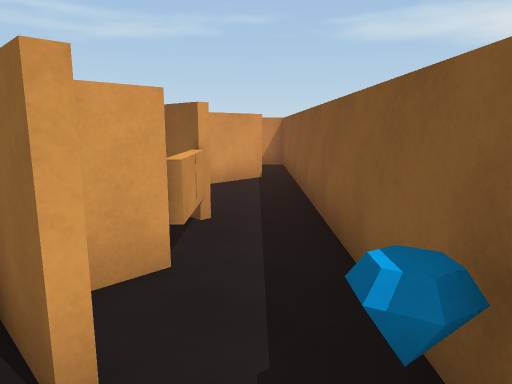
View 1 (above)

16 first-person views from a walk through a scene from a Unity 3-D project. The camera is 1.4 m above the floor, tilts 10° down and sees 70° across. The floor is counted in squares, 1 m on a side. Each view is taken from the middle of a square. On the plan, view 1 faces up. The plan holds only what a view shows up to about 16 squares ahead; the rest is blank. Some animated figures are left out.

View 2
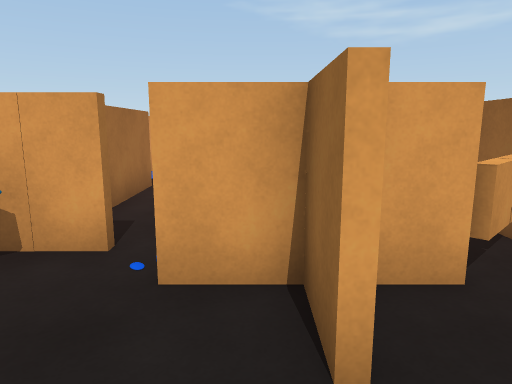

View 3
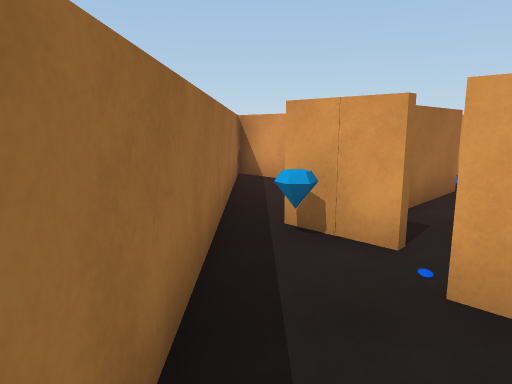

View 4
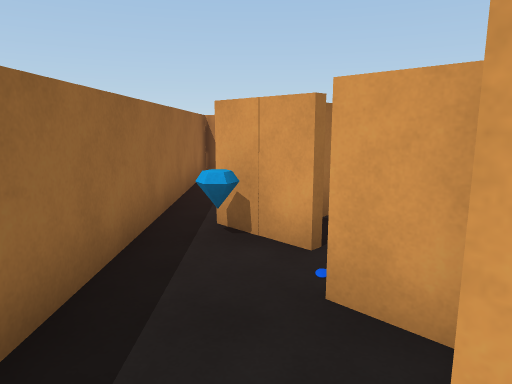

View 5
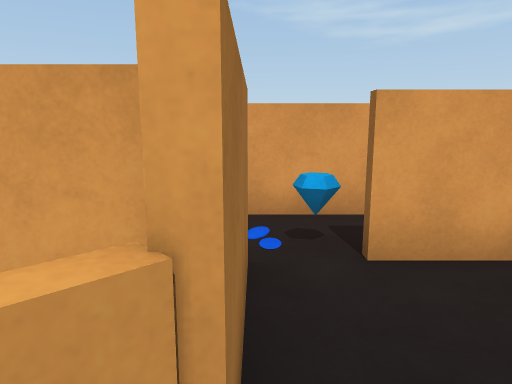

View 6
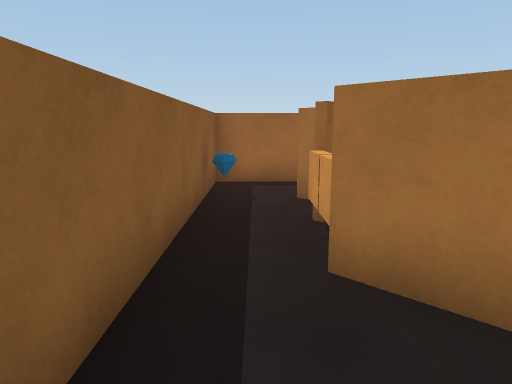

View 7
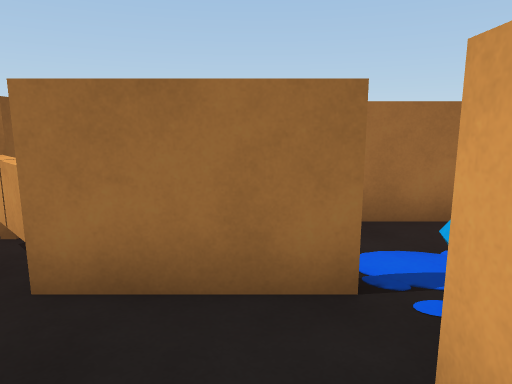

View 8
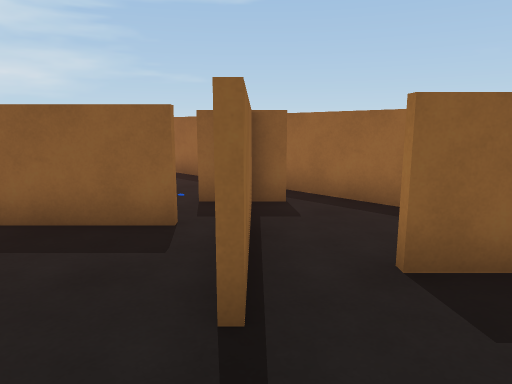

View 9
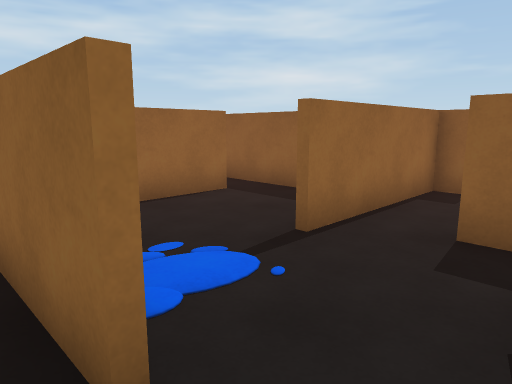

View 10
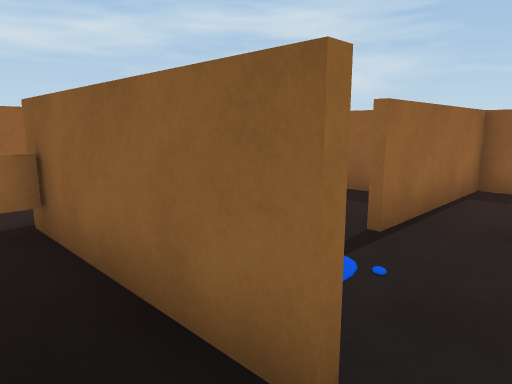

View 11
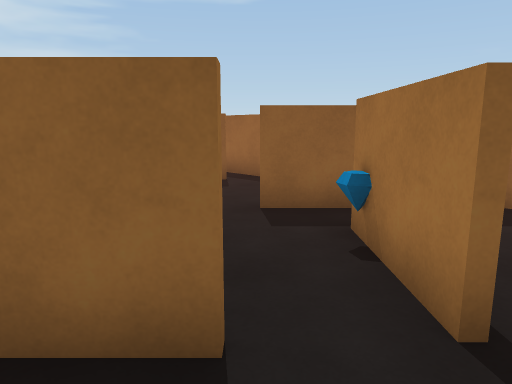

View 12
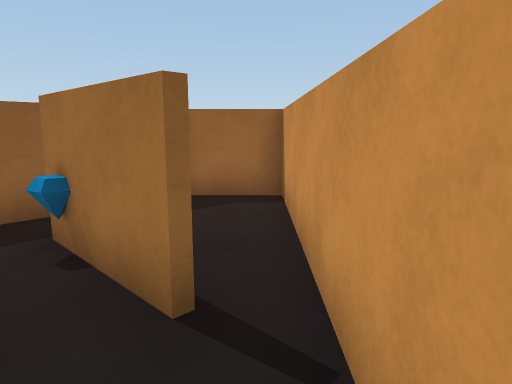

View 13
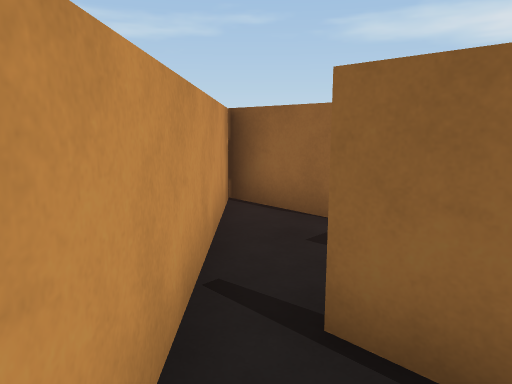

View 14
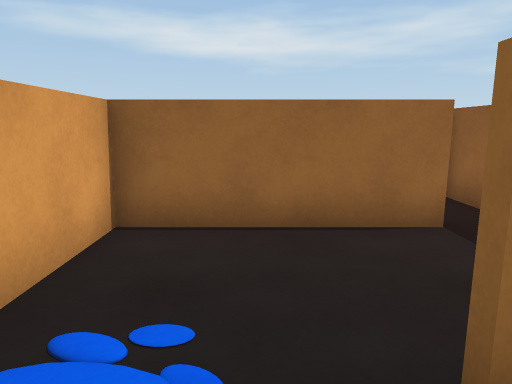

View 15
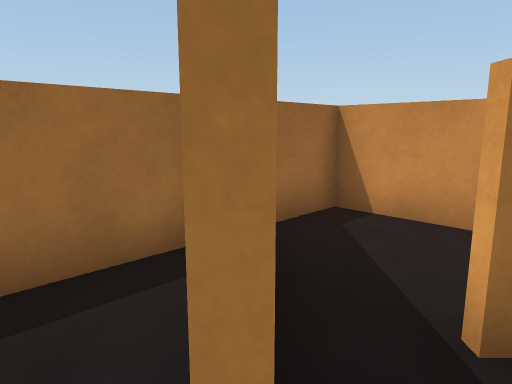

View 16
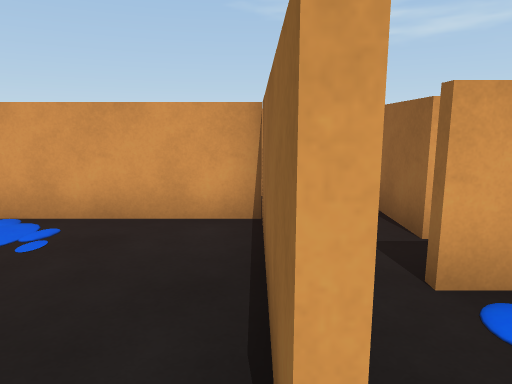

### Floor plan
Points are (right, up) in squares from view 1. A wall is a line through its corners. A room is listed if a view was taken in it or the views show most of it. See-through windows are left out.
Room 1 (views 1, 2, 3, 4)
walls: (-0.9, 1.5) (-1.9, 2.5) (-2.9, 1.5); (-3.4, -0.5) (1, -0.5) (1, 1.5)
ways out: opening at (0, 2) to room 2; opening at (-3, 0) to room 7
Room 2 (view 5)
walls: (-0.9, 3.5) (-1.5, 2.9); (-0.8, 5.4) (-1.5, 6.1); (-1.2, 2.1) (-0.8, 1.7); (1, 1.5) (1, 5.5); (-2, 6.2) (-2.8, 5.4)
ways out: opening at (0, 2) to room 1; opening at (0, 6) to room 3
objects: other object (-1, 4) to (-1, 5)
Room 3 (views 6, 7)
walls: (-2.7, 7.6) (-0.7, 5.6); (-3.3, 9.9) (-5.1, 8.1); (-3.2, 5.3) (-2, 6.5); (0.2, 10.5) (-1.8, 8.4); (1, 5.5) (1, 10.5); (-6, 7.4) (-4.9, 6.3)
ways out: opening at (0, 6) to room 2; opening at (-4, 6.5) to room 8
objects: other object (-2, 8)
Room 4 (views 8, 14)
walls: (-8.1, 4.5) (-5.6, 2); (-5.4, 3) (-4.2, 4.2); (-4.5, 5.6) (-7.8, 9) (-10.9, 6); (-11.5, 3.6) (-10.3, 2.5); (-9.7, 1.3) (-8.5, 2.6)
ways out: opening at (-11, 5) to room 5; opening at (-9, 3) to room 7; opening at (-5, 5) to room 8
Room 5 (views 9, 10, 11, 12)
walls: (-11.4, 5.7) (-7.8, 9.3); (-12.5, 4.6) (-11.5, 3.6); (-11.8, 7.5) (-13.6, 9.3) (-13.6, 3.4)
ways out: opening at (-11, 5) to room 4; opening at (-13, 4) to room 6
Room 6 (view 13)
walls: (-11.7, 3.6) (-12.6, 4.4); (-13.6, 3.4) (-13.6, -0.5) (-11.6, -0.5)
ways out: opening at (-13, 4) to room 5
Room 7 (view 15)
walls: (-5.4, 0.5) (-4.9, 1) (-8.3, 4.4); (-10, 0.8) (-11.3, -0.5) (-3.4, -0.5); (-4, 1.7) (-5.3, 0.4)
ways out: opening at (-3, 0) to room 1; opening at (-9, 3) to room 4
Room 8 (view 16)
walls: (-4.2, 4.2) (-3.2, 5.3)
ways out: opening at (-4, 6.5) to room 3; opening at (-5, 5) to room 4

Where each view was taken, in squares from view 1:
view 1: 0 up, 0 right, facing up
view 2: 0 up, 0 right, facing up-left
view 3: 0 up, 0 right, facing left
view 4: 1 up, 0 right, facing left
view 5: 5 up, 0 right, facing up-left
view 6: 9 up, 0 right, facing down
view 7: 9 up, 0 right, facing down-left
view 8: 6 up, 10 left, facing down-right
view 9: 5 up, 13 left, facing right
view 10: 6 up, 13 left, facing right
view 11: 7 up, 13 left, facing down-right
view 12: 7 up, 13 left, facing down
view 13: 2 up, 13 left, facing up
view 14: 4 up, 10 left, facing up-right
view 15: 3 up, 8 left, facing down-left
view 16: 5 up, 4 left, facing up-left
